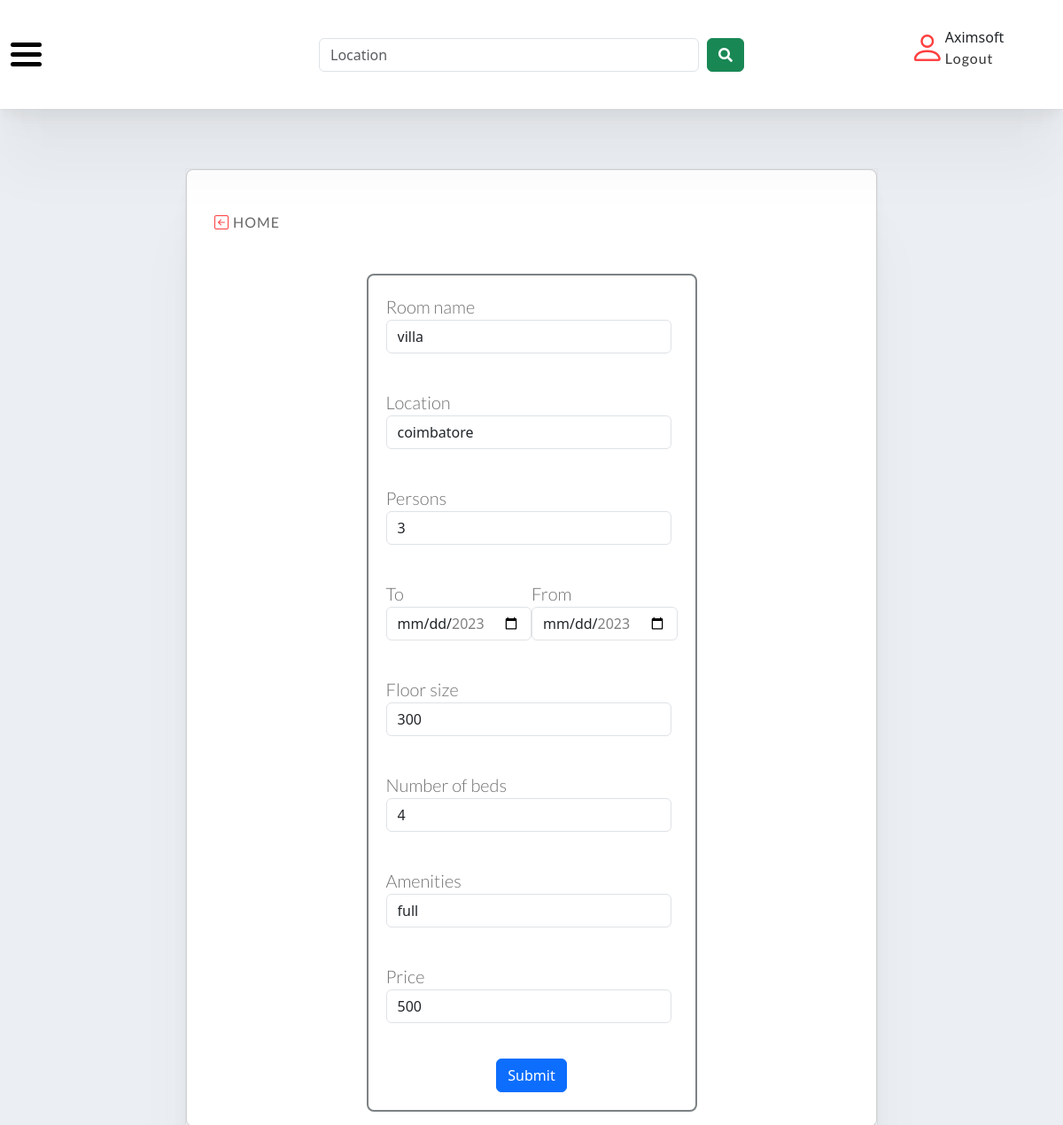
The app's page /edit/42 (signed in) with its own data.
### user/models.py (models this page shows)
class User(AbstractUser):
    phone = models.IntegerField(default=None, null=True, blank=True)

### property/models.py (models this page shows, shortened)
class Property(models.Model):
    user = models.ForeignKey('user.User',on_delete=models.CASCADE, default=None, null=True, blank=True)
    name = models.TextField(max_length=200)
    location = models.TextField(max_length=200)
    start_date = models.DateField()
    end_date = models.DateField()
    details = models.JSONField(default=dict,blank=True)
    is_booked = models.BooleanField(default=False)
    feedback = models.JSONField(default=dict,blank=True)

### property/views.py (the view, shortened to what this page needs)
@login_required(login_url='sign_up')
def edit(request,pk):
    own = Property.objects.get(id=pk)
    return render(request, 'add_property.html',{"own":own})

### template/add_property.html (shortened to what this page needs)
<!DOCTYPE html>
<html lang="en">
<head>
</head>
<body>
{% extends "home_page.html" %}
{% block content %}
<div class="top">
    <div class="in">
        <a href="{% url 'home' %}" class="active">
            <i class="bi bi-arrow-left-square"></i>
            <span style="opacity:0.75;" >Home </span>
        </a>
    </div>
</div>
{%if request.path == "/add_property" %}
<form class="addpro"  method='POST' action="" enctype="multipart/form-data" >
    <div class="create-box">
      <div class="space form-group">
        <label>Room name</label>
        <input class="form-control" id="roomname1" name="roomname1"  placeholder="Enter room name" required>
      </div>
         <div class="spacer form-group"></div>
      <div class="space form-group">
        <label>Location</label>
        <input class="form-control" id="location1" name="location1"  placeholder="Enter Location " required>
      </div>
         <div class="spacer form-group"></div>
      <div class="space form-group">
        <label>Persons</label>
        <input type="number" class="form-control" id="guest1"  name="guest1" placeholder="Number of persons allowed" min="1" max="10" required>
      </div>
         <div class="spacer form-group"></div>
      <div class="space form-group">
        <label class="partial">From</label><label >To</label>
        <div class="side form-group" >
        <input type="date" class="cal form-control" id="Avail-from1" name="Avail-from1" placeholder="Enter " required>
        <input type="date" class="cal form-control" id="Avail-to1"  name="Avail-to1" placeholder="Enter " required>
        </div>
           <div class="spacer form-group"></div>
      </div>
        <div class="space form-group">
        <label>Floor size</label>
        <input type="text" class="form-control" id="floor"  name="floor1" placeholder="Enter floor size "  required>
      </div>
        <div class="space form-group">
        <label>Number of beds</label>
        <input type="number" class="form-control" id="beds"  name="beds1" placeholder="Number of beds" min="1" max="10" required>
      </div>
        <div class="space form-group">
        <label>Amenities</label>
        <input type="text" class="form-control" id="Amenities"  name="Amenities1" placeholder="Amenities"  required>
      </div>
        <div class="space form-group">
        <label>Amenities</label>
        <input type="number" class="form-control" id="price"  name="Price1" placeholder="Price per day"  required>
      </div>
        <div class="space form-group">
        <label>upload pictures</label>
            <div class="picture  form-group">
                 <input required name="images" type="file" id="image1" multiple class="form-control-file mb-2">
            </div>
            <div class="in-di">
                <icon  class="addpic btn btn-success"  > <i class=" bi-plus-lg"></i> Picture </icon>
            </div>
      </div>
    </div>
    <div class="space form-group" style="text-align:center">
        <button type="submit"  class="btn btn-primary" style=" left:30%;" > Submit </button>
    </div>
</form>
{%else%}
<form class="addpro"  method='POST' action="" enctype="multipart/form-data" >
    <div class="create-box">
      <div class="space form-group">
        <label>Room name</label>
        <input class="form-control" id="roomname" name="roomname1"  placeholder="Enter room name" value="{{own.name}}" required>
      </div>
      <div class="space form-group">
        <label>Location</label>
        <input class="form-control" id="location" name="location1"  placeholder="Enter Location " value="{{own.location}}" required>
      </div>
      <div class="space form-group">
        <label>Persons</label>
        <input type="number" class="form-control" id="guest"  name="guest1" placeholder="Number of persons allowed" min="1" max="10" value="{{own.details.guest}}" required>
      </div>
      <div class="space form-group">
        <label class="partial">From</label><label >To</label>
        <div class="side form-group" >
        <input type="date" class="cal form-control" id="Avail-from" name="Avail-from1" placeholder="Enter " value="{{own.start_date}}" required>
        <input type="date" class="cal form-control" id="Avail-to"  name="Avail-to1" placeholder="Enter " value="{{own.end_date}}" required>
        </div>
      </div>
        <div class="space form-group">
        <label>Floor size</label>
        <input type="text" class="form-control" id="floor1"  value="{{own.details.floor}}"  name="floor1" placeholder="Enter floor size "  required>
      </div>
        <div class="space form-group">
        <label>Number of beds</label>
        <input type="number" class="form-control" id="beds1"  value="{{own.details.bed}}"  name="beds1" placeholder="Number of beds" min="1" max="10" required>
      </div>
        <div class="space form-group">
        <label>Amenities</label>
        <input type="text" class="form-control" id="Amenities1" value="{{own.details.amenity}}"  name="Amenities1" placeholder="Amenities"  required>
      </div>
        <div class="space form-group">
        <label>Price</label>
        <input type="number" class="form-control" id="price1"  value="{{own.details.price}}"   name="Price1" placeholder="Price per day"  required>
      </div>
    <div class="space form-group" style="text-align:center">
        <button type="submit"  class="btn btn-primary" style=" left:30%;" > Submit </button>
    </div>
</form>
{%endif%}
{% endblock %}

### template/home_page.html (shortened to what this page needs)
<!DOCTYPE html>
<html lang="en">
<head>
     <link href="https://cdn.jsdelivr.net/npm/bootstrap@5.0.0-beta1/dist/css/bootstrap.min.css" rel="stylesheet"
>
    <link href="https://maxcdn.bootstrapcdn.com/font-awesome/4.2.0/css/font-awesome.min.css" rel="stylesheet">
    <link rel="stylesheet" href="https://cdn.jsdelivr.net/npm/bootstrap-icons@1.5.0/font/bootstrap-icons.css" />
    <link href="https://use.fontawesome.com/releases/v5.6.1/css/all.css" rel="stylesheet">
    <link href="https://cdn.jsdelivr.net/npm/bootstrap@5.2.3/dist/css/bootstrap.min.css" rel="stylesheet">
    <link href="https://getbootstrap.com/docs/5.2/assets/css/docs.css" rel="stylesheet">
    <link href="https://cdn.jsdelivr.net/npm/bootstrap@5.3.0-alpha1/dist/css/bootstrap.min.css" rel="stylesheet">
</head>
</head>
<body>
<nav class="navbar navbar-expand-lg">
  <div class="setop container-fluid">
    <div class="collapse navbar-collapse" id="navbarNavAltMarkup">
      <div class="navbar-nav">
          <div >
              <div class="menu" id="bar1"></div>
              <div class="menu" id="bar2" ></div>
              <div class="menu" id="bar3" ></div>
          </div>
      </div>
      <form name="search" id="search" method="POST" action="/search">
          <div class="box">
             <div class="float">
                 <input type="search" name="Location" id="" class="form-control" placeholder="Location" >
             </div>
             <div class="float1">
                 <button type="submit" class="btn btn-success" >
                     <i class='fa fa-search'></i>
                 </button>
             </div>
          </div>
      </form>
      <div class="user">
         <h1>
           <i class="bi bi-person" id="useri"></i>
         </h1>
          {% if request.user.is_authenticated %}
          <div>
            <a>{{request.user.username.capitalize}}</a>
            <a  href="{%url 'sign_out'%}" style=" color: #353535; text-decoration: none; font-family: 'Lato', sans-serif; letter-spacing: 1px; opacity:1;"><p >Logout</p></a>
          </div>
          {% else %}
          <a  href="{%url 'sign_up'%}" style="text-decoration: none">
            <p class="state">SIGNUP</p>
          </a>
          {% endif %}
      </div>
    </div>
  </div>
</nav>
<div class="content">
    <div class="card">
      <div class="card-body">
        {% block content %}{% endblock %}
      </div>
    </div>
</div>
</body>
</html>

### template/add_property.html (style rules this page uses)
.create-box { top:10%; width:50%; margin:auto; border: 2px solid #7c8184; border-radius: .5rem; }
.side { display: flex; }
.partial { left: 50%; position: absolute; }
.space { padding:20px; }

### template/home_page.html (style rules this page uses)
.navbar { position: fixed; z-index: 1; width: 100%; background-color:white ; top: 0; height:9.7%; box-shadow:0 0 0 1px rgb(53 72 91 / 4%), 0 2px 2px rgb(0 0 0 / 0%), 0 4px 4px rgb(0 0 0 / 1%), 0 10px 8px rgb(0 0 0 / 2%), 0 15px 15px rgb(0 0 0 / 2%), 0 30px 30px rgb(0 0 0 / 2%), 0 70px 65px rgb(0 0 0 / 3%); }
.menu { border-radius:15px; width: 35px; height: 5px; background-color: black; margin: 6px 0; transition: transform 0.5s,opacity 0.5s; }
.box { display:flex; position: absolute; left: 50%; top: 50%; -webkit-transform: translate(-50%, -50%); transform: traookla speed testnslate(-50%, -50%); width: 40%; }
.collapse:not(.show) { display:flex; }
.float { flex:1; }
.user { display:flex; position: absolute; left: 90%; top: 50%; -webkit-transform: translate(-50%, -50%); transform: traookla speed testnslate(-50%, -50%); }
.form-control { width: 98%; }
body { background-color:#ebeef2; }
.content { position:absolute; width: 65%; top: 15%; left: 17.5%; transition: all .5s ease; box-shadow:0 0 0 1px rgb(53 72 91 / 4%), 0 2px 2px rgb(0 0 0 / 0%), 0 4px 4px rgb(0 0 0 / 1%), 0 10px 8px rgb(0 0 0 / 2%), 0 15px 15px rgb(0 0 0 / 2%), 0 30px 30px rgb(0 0 0 / 2%), 0 70px 65px rgb(0 0 0 / 3%); }
.card { border-radius: 0.5rem; }
.sidebar a:hover span,.bi { opacity: 0.75; visibility: visible; color:red; }
span { opacity: 1; }
label { font-family: 'Lato', sans-serif; font-weight: 300; text-align: center; font-size: 20px; margin: 0; color: #353535; opacity: 0.7; }
a { text-decoration: none }
.top { max-width: 100%; width: 100%; float: left; padding: 10px; }
.in { float:left; }
.active, .right-active { color: #353535; line-height: 65px; text-align: left; border-left: 5px solid transparent; font-family: 'Lato', sans-serif; transition: all .5s ease; letter-spacing: 1px; text-transform: uppercase; }
.addpro { width: 100%; float: left; margin-top: 16px; }

### records on screen
User: user.username "Aximsoft"
Property: roomname1 "villa", location1 "coimbatore", guest1 "3", floor1 "300", beds1 "4", Amenities1 "full", Price1 "500"
